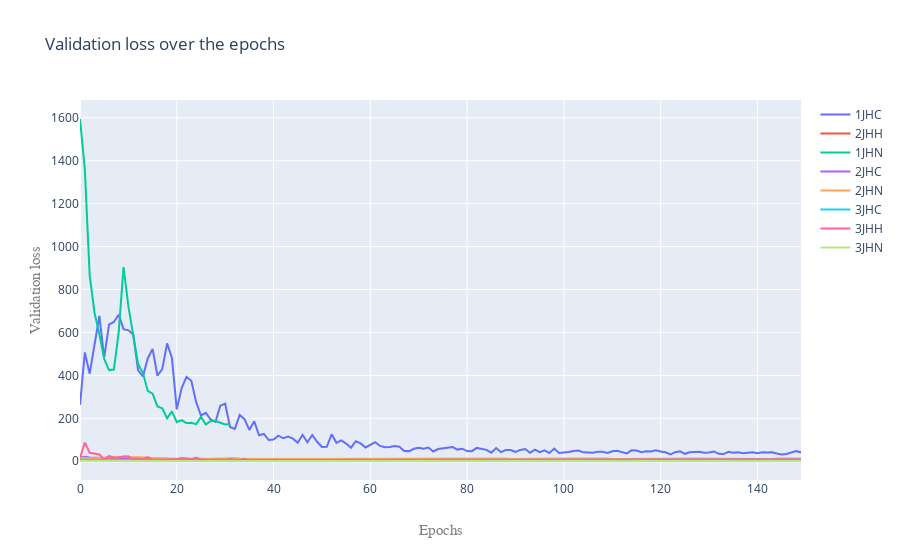

The notebook cell saved with this chart:
### Code cell
#plotting graph of stored validation loss for each molecule type

def traces(a,name):
    trace= go.Scatter(
        x=val_losses.index.values,
        y=a,
        name = name
    )
    return trace

t1= traces(val_losses.iloc[:150,1],columns[0])
t2= traces(val_losses.iloc[:150,2],columns[1])
t3= traces(val_losses.iloc[:150,3],columns[2])
t4= traces(val_losses.iloc[:150,4],columns[3])
t5= traces(val_losses.iloc[:150,5],columns[4])
t6= traces(val_losses.iloc[:150,6],columns[5])
t7= traces(val_losses.iloc[:150,7],columns[6])
t8= traces(val_losses.iloc[:150,8],columns[7])


data= [t1,t2,t3,t4,t5,t6,t7,t8]

layout = go.Layout(
    title='Validation loss over the epochs',
    xaxis=dict(
        title='Epochs',
        titlefont=dict(
            family='Courier New, monospace',
            size=15,
            color='#7f7f7f'
        )
    ),
    yaxis=dict(
        title='Validation loss',
        titlefont=dict(
            family='Courier New, monospace',
            size=15,
            color='#7f7f7f'
        )
    )
)

fig = go.Figure(data=data, layout=layout)

iplot(fig)

### Figure 1 — Plotly figure (JSON) as saved in the notebook; plotly's stock layout.template omitted (floating-point values rounded to 4 significant figures; data arrays with more than 128 entries replaced by an {"elided": "..."} marker saying what was removed)
{"data": [{"name": "1JHC", "type": "scatter", "x": {"elided": "200 int values"}, "y": {"elided": "150 float values"}}, {"name": "2JHH", "type": "scatter", "x": {"elided": "200 int values"}, "y": {"elided": "150 null values"}}, {"name": "1JHN", "type": "scatter", "x": {"elided": "200 int values"}, "y": {"elided": "150 float values"}}, {"name": "2JHC", "type": "scatter", "x": {"elided": "200 int values"}, "y": {"elided": "150 float values"}}, {"name": "2JHN", "type": "scatter", "x": {"elided": "200 int values"}, "y": {"elided": "150 float values"}}, {"name": "3JHC", "type": "scatter", "x": {"elided": "200 int values"}, "y": {"elided": "150 float values"}}, {"name": "3JHH", "type": "scatter", "x": {"elided": "200 int values"}, "y": {"elided": "150 float values"}}, {"name": "3JHN", "type": "scatter", "x": {"elided": "200 int values"}, "y": {"elided": "150 float values"}}], "layout": {"title": {"text": "Validation loss over the epochs"}, "xaxis": {"title": {"font": {"color": "#7f7f7f", "family": "Courier New, monospace", "size": 15}, "text": "Epochs"}}, "yaxis": {"title": {"font": {"color": "#7f7f7f", "family": "Courier New, monospace", "size": 15}, "text": "Validation loss"}}}}
